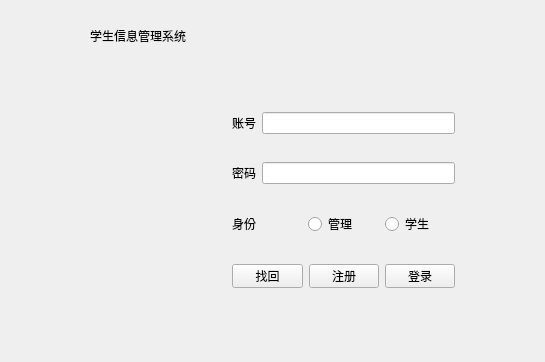
<?xml version="1.0" encoding="UTF-8"?>
<ui version="4.0">
 <class>LogIn</class>
 <widget class="QMainWindow" name="LogIn">
  <property name="geometry">
   <rect>
    <x>0</x>
    <y>0</y>
    <width>545</width>
    <height>362</height>
   </rect>
  </property>
  <property name="windowTitle">
   <string>LogIn</string>
  </property>
  <widget class="QWidget" name="centralWidget">
   <widget class="QWidget" name="widget_4" native="true">
    <property name="geometry">
     <rect>
      <x>210</x>
      <y>90</y>
      <width>267</width>
      <height>220</height>
     </rect>
    </property>
    <layout class="QVBoxLayout" name="verticalLayout">
     <item>
      <widget class="QWidget" name="widget_2" native="true">
       <layout class="QHBoxLayout" name="horizontalLayout_2">
        <item>
         <widget class="QLabel" name="label">
          <property name="text">
           <string>账号</string>
          </property>
         </widget>
        </item>
        <item>
         <widget class="QLineEdit" name="lineEdit_id">
          <property name="frame">
           <bool>true</bool>
          </property>
          <property name="echoMode">
           <enum>QLineEdit::Normal</enum>
          </property>
         </widget>
        </item>
       </layout>
      </widget>
     </item>
     <item>
      <widget class="QWidget" name="widget_3" native="true">
       <layout class="QHBoxLayout" name="horizontalLayout_3">
        <item>
         <widget class="QLabel" name="label_2">
          <property name="text">
           <string>密码</string>
          </property>
         </widget>
        </item>
        <item>
         <widget class="QLineEdit" name="lineEdit_password">
          <property name="echoMode">
           <enum>QLineEdit::Password</enum>
          </property>
         </widget>
        </item>
       </layout>
      </widget>
     </item>
     <item>
      <widget class="QWidget" name="widget" native="true">
       <layout class="QHBoxLayout" name="horizontalLayout">
        <item>
         <widget class="QLabel" name="label_3">
          <property name="text">
           <string>身份</string>
          </property>
         </widget>
        </item>
        <item>
         <widget class="QRadioButton" name="radioButton">
          <property name="text">
           <string>管理</string>
          </property>
         </widget>
        </item>
        <item>
         <widget class="QRadioButton" name="radioButton_2">
          <property name="text">
           <string>学生</string>
          </property>
         </widget>
        </item>
       </layout>
      </widget>
     </item>
     <item>
      <widget class="QWidget" name="widget_5" native="true">
       <layout class="QHBoxLayout" name="horizontalLayout_4">
        <item>
         <widget class="QPushButton" name="pushButton_RetrievePassword">
          <property name="text">
           <string>找回</string>
          </property>
         </widget>
        </item>
        <item>
         <widget class="QPushButton" name="pushButton_Register">
          <property name="text">
           <string>注册</string>
          </property>
         </widget>
        </item>
        <item>
         <widget class="QPushButton" name="pushButton_log">
          <property name="text">
           <string>登录</string>
          </property>
         </widget>
        </item>
       </layout>
      </widget>
     </item>
    </layout>
   </widget>
   <widget class="QLabel" name="label_4">
    <property name="geometry">
     <rect>
      <x>90</x>
      <y>10</y>
      <width>351</width>
      <height>51</height>
     </rect>
    </property>
    <property name="text">
     <string>学生信息管理系统</string>
    </property>
   </widget>
  </widget>
 </widget>
 <layoutdefault spacing="6" margin="11"/>
 <resources/>
 <connections/>
</ui>
